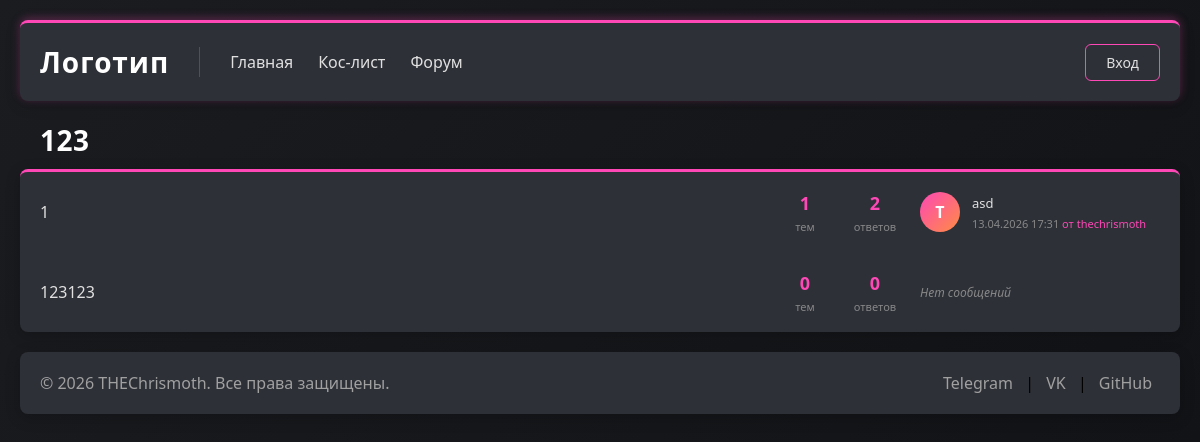
Before: / with the older database file.
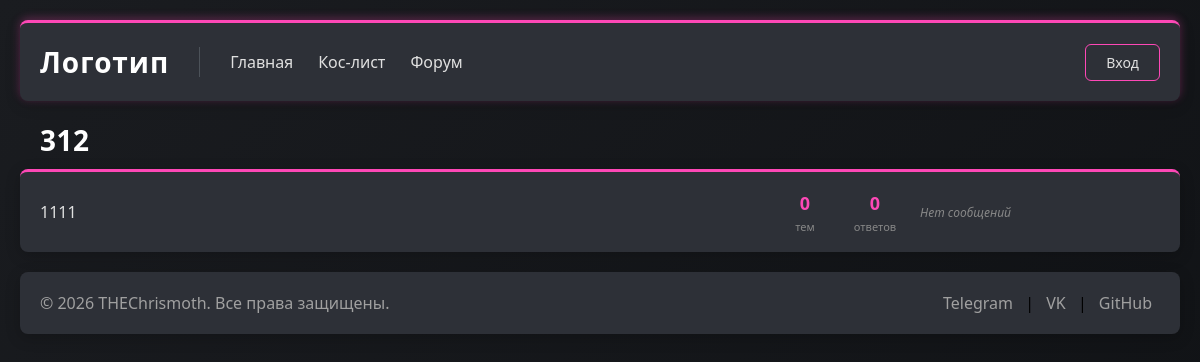
After: the same page with the newer database file.
### forum/models.py (models this page shows, shortened)
class Category(models.Model):
    title = models.CharField('Название категории', max_length=100)
    slug = models.SlugField(unique=True)
    require_auth = models.BooleanField(
        'Только для авторизованных',
        default=False,
        help_text='Если включено, категорию видят только авторизованные пользователи'
    )
    view_groups = models.ManyToManyField(
        Group,
        blank=True,
        verbose_name='Группы с доступом',
        help_text='Оставьте пустым для доступа всем пользователям (с учетом require_auth)'
    )
    class Meta:
        ordering = ['title']
        verbose_name = 'Категорию'
        verbose_name_plural = 'Категории'
    def is_visible_to_user(self, user):
        if user.is_superuser:
            return True
        if self.require_auth and not user.is_authenticated:
            return False
        if not self.view_groups.exists():
            return True
        if not user.is_authenticated:
            return False
        user_groups = user.groups.all()
        return self.view_groups.filter(id__in=user_groups).exists()

class SubCategory(models.Model):
    title = models.CharField('Название подкатегории', max_length=100)
    slug = models.SlugField(unique=True)
    category = models.ForeignKey(
        Category,
        on_delete=models.CASCADE,
        related_name='subcategories',
        verbose_name='Категория'
    )
    require_auth = models.BooleanField(
        'Только для авторизованных',
        default=False,
        help_text='Если включено, подкатегорию видят только авторизованные пользователи'
    )
    view_groups = models.ManyToManyField(
        Group,
        blank=True,
        verbose_name='Группы с доступом',
        help_text='Оставьте пустым для доступа всем пользователям (с учетом require_auth)'
    )
    class Meta:
        verbose_name = 'Подкатегорию'
        verbose_name_plural = 'Подкатегории'
        ordering = ['category', 'title']
    def is_visible_to_user(self, user):
        if not self.category.is_visible_to_user(user):
            return False
        if user.is_superuser:
            return True
        if self.require_auth and not user.is_authenticated:
            return False
        if not self.view_groups.exists():
            return True
        if not user.is_authenticated:
            return False
        user_groups = user.groups.all()
        return self.view_groups.filter(id__in=user_groups).exists()
    def topics_count(self):
        return self.topics.count()
    def posts_count(self):
        return Post.objects.filter(topic__subcategory=self).count()
    def last_post(self):
        return Post.objects.filter(topic__subcategory=self).order_by('-created_at').first()

class Post(models.Model):
    content = models.TextField('Содержание')
    author = models.ForeignKey(User, on_delete=models.CASCADE, related_name='posts')
    topic = models.ForeignKey(
        Topic,
        on_delete=models.CASCADE,
        related_name='posts',
        verbose_name='Тема'
    )
    created_at = models.DateTimeField(auto_now_add=True)
    updated_at = models.DateTimeField(auto_now=True)
    class Meta:
        ordering = ['created_at']
        verbose_name = 'Пост'
        verbose_name_plural = 'Посты'

class Topic(models.Model):
    title = models.CharField('Название темы', max_length=100)
    slug = models.SlugField(unique=True, blank=True)
    author = models.ForeignKey(User, on_delete=models.CASCADE, related_name='topics')
    created_at = models.DateTimeField(auto_now_add=True)
    updated_at = models.DateTimeField(auto_now=True)
    subcategory = models.ForeignKey(
        SubCategory,
        on_delete=models.CASCADE,
        related_name='topics',
        verbose_name='Подкатегории'
    )
    class Meta:
        ordering = ['-updated_at']
        verbose_name = 'Тему'
        verbose_name_plural = 'Темы'

### forum/views.py (the view)
# urls.py: path('', views.forum_view, name='home'),
def forum_view(request):
    all_categories = Category.objects.all()
    categories = []
    for category in all_categories:
        if category.is_visible_to_user(request.user):
            visible_subcategories = []
            for subcategory in category.subcategories.all():
                if subcategory.is_visible_to_user(request.user):
                    visible_subcategories.append(subcategory)
            if visible_subcategories:
                categories.append({
                    'category': category,
                    'subcategories': visible_subcategories
                })
    context = {
        'categories': categories,
    }
    return render(request, 'forum/forum_index.html', context)

### templates/forum/forum_index.html
{% extends 'base.html' %}
{% load static %}
{% block extra_css %}
    <link rel="stylesheet" href="{% static 'forum/css/style.css' %}">
{% endblock %}
{% block content %}
<div class="forum-container">
    <ul class="categorys">
        {% for category_data in categories %}
            <li class="category-item">
                <h2 class="category-title">{{ category_data.category.title }}</h2>
                <div class="subcategories-block">
                    <div class="subcategories-container">
                        <ul class="subcategories-grid">
                            {% for subcategory in category_data.subcategories %}
                                <li>
                                    <a href="{% url 'subcategory_detail' slug=subcategory.slug %}" class="subcategory-card">
                                        <div class="subcategory-main">
                                            <span class="subcategory-title">{{ subcategory.title }}</span>
                                        </div>
                                        <div class="subcategory-stats">
                                            <div class="stat-item">
                                                <span class="stat-value">{{ subcategory.topics_count }}</span>
                                                <span class="stat-label">тем</span>
                                            </div>
                                            <div class="stat-item">
                                                <span class="stat-value">{{ subcategory.posts_count }}</span>
                                                <span class="stat-label">ответов</span>
                                            </div>
                                        </div>
                                        <div class="subcategory-last-post">
                                            {% with last_post=subcategory.last_post %}
                                                {% if last_post %}
                                                    <div class="last-post-avatar">
                                                        {{ last_post.author.username|make_list|first|upper }}
                                                    </div>
                                                    <div class="last-post-info">
                                                        <div class="last-post-topic">{{ last_post.topic.title|truncatechars:30 }}</div>
                                                        <div class="last-post-meta">
                                                            {{ last_post.created_at|date:"d.m.Y H:i" }}
                                                            <span>от {{ last_post.author.username }}</span>
                                                        </div>
                                                    </div>
                                                {% else %}
                                                    <div class="no-posts">Нет сообщений</div>
                                                {% endif %}
                                            {% endwith %}
                                        </div>
                                    </a>
                                </li>
                            {% endfor %}
                        </ul>
                    </div>
                </div>
            </li>
        {% empty %}
            <li class="category-item">
                <div class="no-subcategories">
                    У вас нет доступа ни к одной категории
                </div>
            </li>
        {% endfor %}
    </ul>
</div>
{% endblock %}

Changed rows visible on the page:
no longer on this page (row edited): Category: category "123"
no longer on this page (row unchanged): SubCategory: title "1", topics_count "1", posts_count "2", last_post.author.username|make_list "T", last_post.topic "asd", last_post.created_at "13.04.2026 17:31", last_post.author.username "thechrismoth", shown under "123"
no longer on this page (row unchanged): SubCategory: title "123123", topics_count "0", posts_count "0", shows "Нет сообщений", shown under "123"
now on this page (row unchanged): Category: category "312"
added SubCategory: title "1111", topics_count "0", posts_count "0", shows "Нет сообщений", shown under "312"
